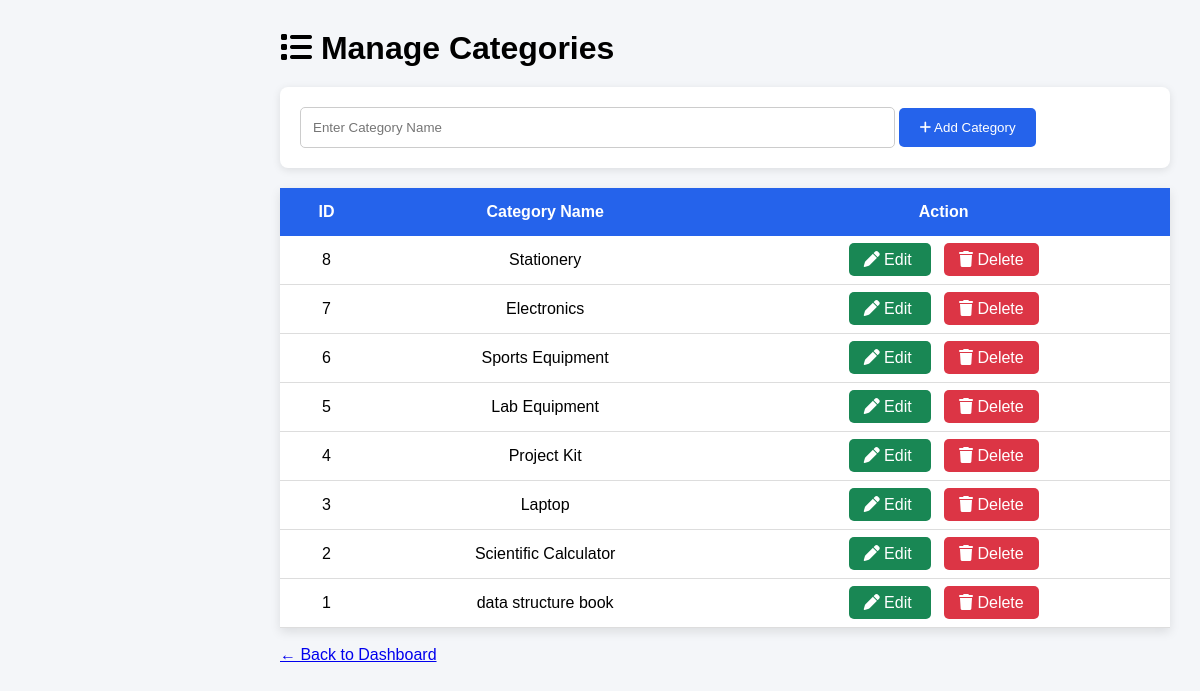
Page /manage_categories.php on the committed database.
### tables this page shows
CREATE TABLE `categories` (
  `category_id` int(11) NOT NULL,
  `category_name` varchar(100) NOT NULL
);

### manage_categories.php (the view, shortened to what this page needs)
<?php
include("includes/db.php");
$query = mysqli_query($conn,
"SELECT *
 FROM categories
 ORDER BY category_id DESC");
?>
<!DOCTYPE html>
<html lang="en">
<head>
<link rel="stylesheet"
href="css/manage_categories.css">
<link rel="stylesheet"
href="https://cdnjs.cloudflare.com/ajax/libs/font-awesome/6.5.2/css/all.min.css">
</head>
<body>
<div class="main">
<header>
<h1>
<i class="fa fa-list"></i>
Manage Categories
</h1>
</header>
<div class="add-box">
<form method="POST">
<input
type="text"
name="category_name"
placeholder="Enter Category Name"
required>
<button
type="submit"
name="add_category">
<i class="fa fa-plus"></i>
Add Category
</button>
</form>
</div>
<table>
<tr>
<th>ID</th>
<th>Category Name</th>
<th>Action</th>
</tr>
<?php
if(mysqli_num_rows($query)>0)
{
while($category=mysqli_fetch_assoc($query))
{
?>
<tr>
<td>
<?php echo $category['category_id']; ?>
</td>
<td>
<?php echo htmlspecialchars($category['category_name']); ?>
</td>
<td>
<a
href="edit_category.php?category_id=<?php echo $category['category_id']; ?>"
class="edit-btn">
<i class="fa fa-pen"></i>
Edit
</a>
<a
href="delete_category.php?category_id=<?php echo $category['category_id']; ?>"
class="delete-btn"
onclick="return confirm('Are you sure you want to delete this category?');">
<i class="fa fa-trash"></i>
Delete
</a>
</td>
</tr>
<?php
}
}
?>
</table>
<br>
<p>
<a href="dashboard.php">
← Back to Dashboard
</a>
</p>
</div>
</body>
</html>

### css/manage_categories.css (style rules this page uses)
* { margin:0; padding:0; box-sizing:border-box; font-family:Arial, Helvetica, sans-serif; }
body { display:flex; background:#f4f6f9; }
.main { margin-left:250px; width:calc(100% - 250px); padding:30px; }
header { margin-bottom:20px; }
.add-box { background:#fff; padding:20px; border-radius:8px; margin-bottom:20px; box-shadow:0 2px 8px rgba(0,0,0,.1); }
.add-box input { width:70%; padding:12px; border:1px solid #ccc; border-radius:5px; }
.add-box button { padding:12px 20px; border:none; background:#2563eb; color:#fff; border-radius:5px; cursor:pointer; }
table { width:100%; border-collapse:collapse; background:#fff; box-shadow:0 4px 10px rgba(0,0,0,.1); }
table th { background:#2563eb; color:#fff; padding:15px; }
table td { padding:15px; text-align:center; border-bottom:1px solid #ddd; }
.edit-btn, .delete-btn { color:#fff; text-decoration:none; padding:8px 15px; border-radius:5px; margin:2px; }
.edit-btn { background:#198754; }
.delete-btn { background:#dc3545; }

### rows in the picture
categories: category_id "8", category_name "Stationery"
categories: category_id "7", category_name "Electronics"
categories: category_id "6", category_name "Sports Equipment"
categories: category_id "5", category_name "Lab Equipment"
categories: category_id "4", category_name "Project Kit"
categories: category_id "3", category_name "Laptop"
categories: category_id "2", category_name "Scientific Calculator"
categories: category_id "1", category_name "data structure book"
